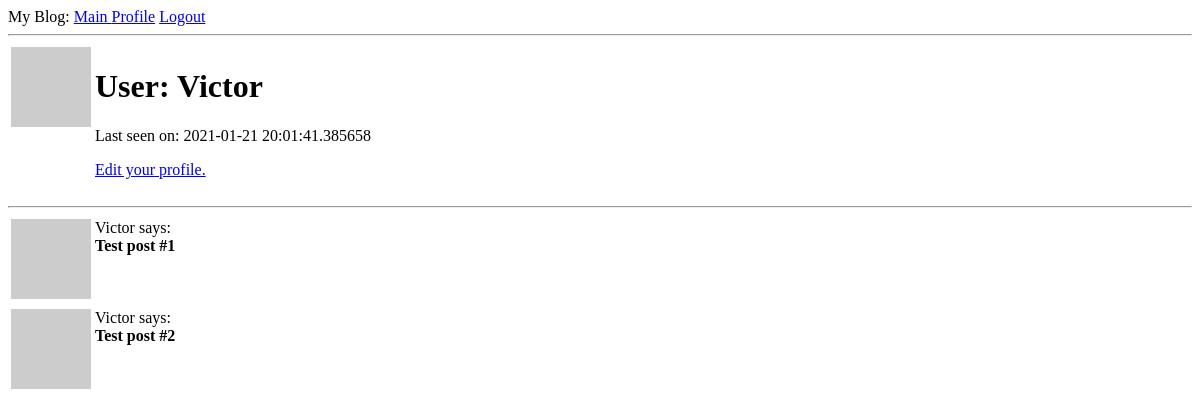
The app's page /user/Victor (signed in), older data.
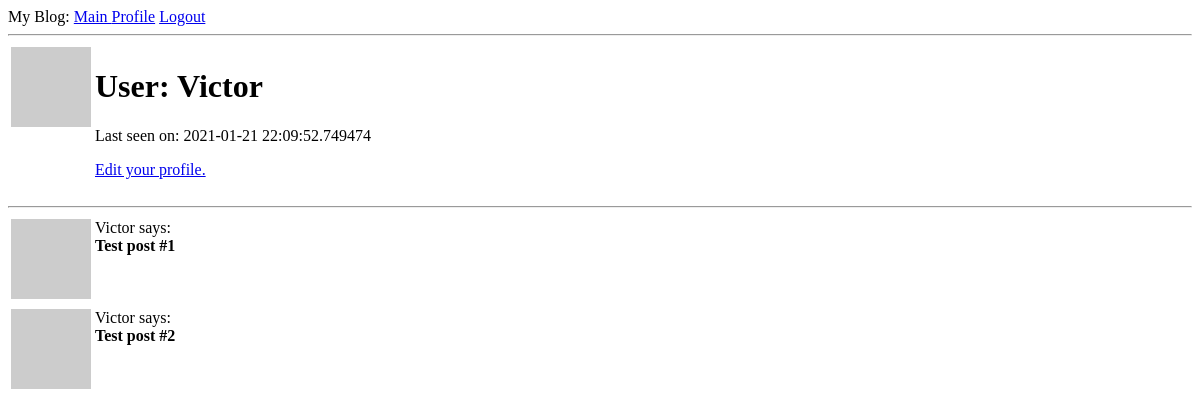
The same page, newer data.
### app/models.py (models this page shows, shortened)
class User(UserMixin, db.Model):
    id = db.Column(db.Integer, primary_key=True)
    username = db.Column(db.String(255), index=True, unique=True)
    email = db.Column(db.String(255), index=True, unique=True)
    password_hash = db.Column(db.String(255))
    about_me = db.Column(db.String(255))
    last_seen = db.Column(db.DateTime, default=datetime.utcnow)
    posts = db.relationship('Post', backref='author', lazy='dynamic')
    def avatar(self, size):
        digest = md5(self.email.lower().encode('utf-8')).hexdigest()
        return f'https://www.gravatar.com/avatar/{digest}?d=identicon&s={size}'

### app/routes.py (the view)
@app.route('/user/<username>')
@login_required
def user(username):
    user = User.query.filter_by(username=username).first_or_404()
    posts = [
        {'author': user, 'body': 'Test post #1'},
        {'author': user, 'body': 'Test post #2'}
    ]
    return render_template('user.html', user=user, posts=posts)

### app/models.py (called while the page is built)
@login.user_loader
def load_user(id):
    return User.query.get(int(id))

### app/routes.py (called while the page is built)
@app.before_request
def before_request():
    if current_user.is_authenticated:
        current_user.last_seen = datetime.utcnow()
        db.session.commit()

### app/templates/user.html (shortened to what this page needs)
{% extends 'base.html' %}
{% block content %}
<table>
    <tr valign="top">
        <td><img src="{{ user.avatar(128) }}" alt="avatar"></td>
        <td>
            <h1>User: {{ user.username }}</h1>
            {% if user.last_seen %}<p>Last seen on: {{ user.last_seen }}</p>{% endif %}
            {% if user == current_user %}
            <p><a href="{{ url_for('edit_profile') }}">Edit your profile.</a></p>
            {% endif %}
        </td>
    </tr>
</table>
<hr>
{% for post in posts %}
{% include '_post.html' %}
{% endfor %}
{% endblock %}

### app/templates/base.html (shortened to what this page needs)
<!DOCTYPE html>
<html lang="en">
<head>
</head>
<body>
    <div>My Blog:
        <a href="{{ url_for('index') }}">Main </a>
        {% if current_user.is_anonymous %}
        <a href="{{ url_for('login') }}"> Login</a>
        {% else %}
        <a href="{{ url_for('user', username=current_user.username) }}">Profile</a>
        <a href="{{ url_for('logout') }}"> Logout</a>
        {% endif %}
    </div>
    <hr>
    {% block content %}{% endblock %}
</body>

### app/templates/_post.html
<table>
    <tr valign="top">
        <td><img src="{{ post.author.avatar(48) }}" alt="avatar"></td>
        <td>{{ post.author.username }} says: <br><strong>{{ post.body }}</strong></td>
    </tr>
</table>

Row changes from the older to the newer data that the page shows:
changed User "Victor": last_seen "2021-01-21 20:01:41.385658" → "2021-01-21 22:09:52.749474"
